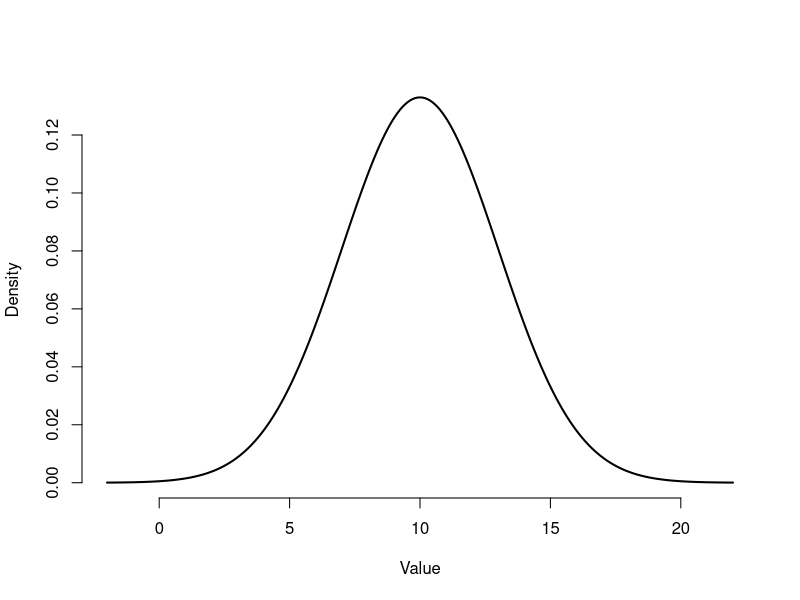

R code for this plot:
pdf("gaussian.pdf")
mean <- 10
sd <- 3
x <- seq(mean - sd*4, mean + sd*4, length=1000)
y <- dnorm(x, mean=mean, sd=sd)
plot(x, y, type="l", col="black", lwd=2, ylab="Density", xlab="Value", frame.plot=F)
